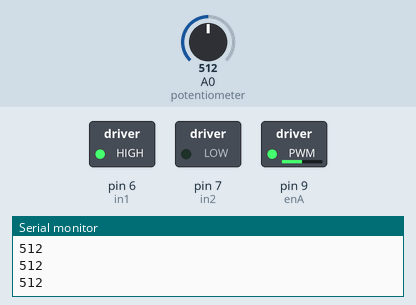
The sketch below on a simulated Arduino Uno, built with avr-gcc and run on an emulated ATmega328P. On the bench: switched loads named in the sketch (green lamp = pin HIGH), the last lines printed to the serial monitor. The inputs (shaded band) are chosen by the test bench; at power-on: A0 (potentiometer) = 512.

Above: at 1.2 s.
1.3 s: A0 (potentiometer) set to 716
At 2.3 s:
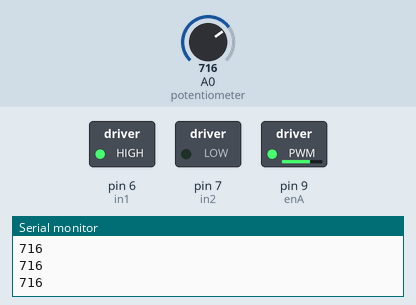
2.8 s: A0 (potentiometer) set to 900
At 3.7 s:
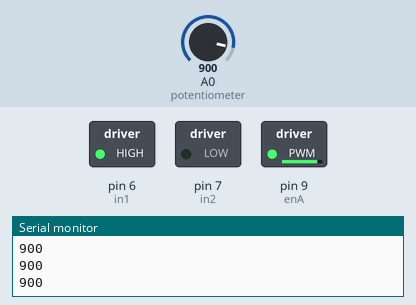
4.3 s: A0 (potentiometer) set to 122
At 5.0 s:
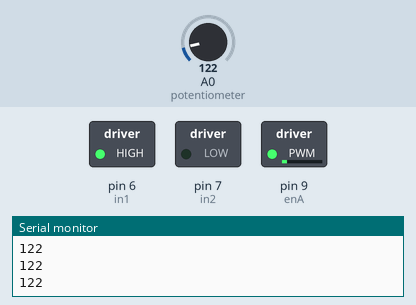
5.8 s: A0 (potentiometer) set to 0
At 6.8 s:
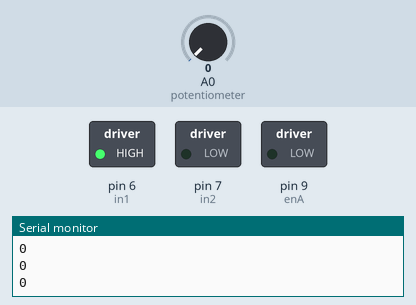
7.3 s: A0 (potentiometer) set to 511
At 8.0 s:
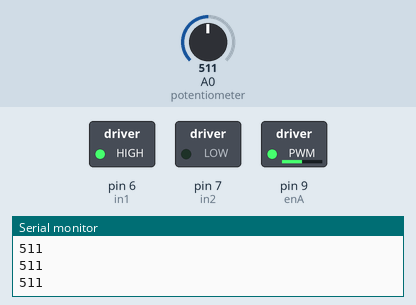
Timing chart, 0 to 9.8 s (numbered marks = the images above; inputs shaded):
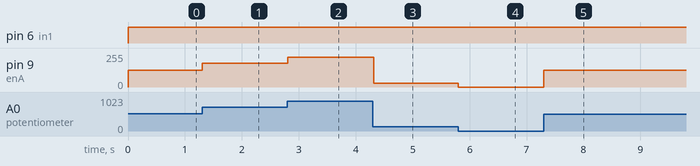

Measured:
- after the input at 1.3 s, pin 9 (enA): 127/255 → 178/255 at once
- after the input at 2.8 s, pin 9 (enA): 178/255 → 224/255 at once
- after the input at 4.3 s, pin 9 (enA): 224/255 → 30/255 at once
- after the input at 5.8 s, pin 9 (enA): 30/255 → 0/255 at once
- after the input at 7.3 s, pin 9 (enA): 0/255 → 127/255 at once

The sketch:

mini_project_code_1.ino
```cpp
#define enA 9
#define in1 6
#define in2 7


void setup() {
  pinMode(enA, OUTPUT);
  pinMode(in1, OUTPUT);
  pinMode(in2, OUTPUT);
  Serial.begin(9600);
  // Set initial rotation direction
  digitalWrite(in1, LOW);
  digitalWrite(in2, HIGH);
}
void loop() {
  int potValue = analogRead(A0); // Read potentiometer value
  int pwmOutput = map(potValue, 0, 1023, 0 , 255); // Map the potentiometer value from 0 to 255
  analogWrite(enA, pwmOutput); // Send PWM signal to L298N Enable pin


  if(potValue > 0) {
    digitalWrite(in1, HIGH);
    digitalWrite(in2, LOW);

    delay(20);
  }
 Serial.println(potValue);

}
```
